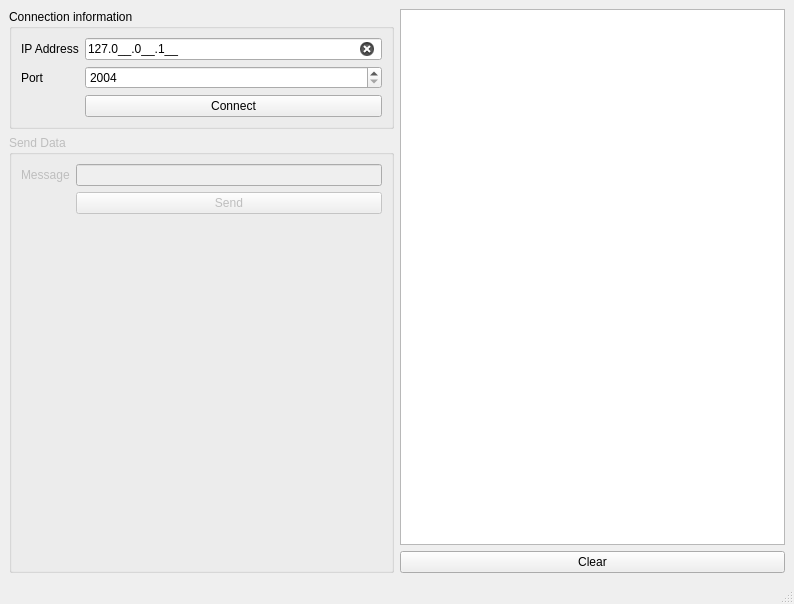
<?xml version="1.0" encoding="UTF-8"?>
<ui version="4.0">
 <class>MainWindow</class>
 <widget class="QMainWindow" name="MainWindow">
  <property name="geometry">
   <rect>
    <x>0</x>
    <y>0</y>
    <width>794</width>
    <height>604</height>
   </rect>
  </property>
  <property name="windowTitle">
   <string>MainWindow</string>
  </property>
  <property name="styleSheet">
   <string notr="true">#InIPAddress[state=&quot;0&quot;]{
	
	background-color: rgb(255, 0, 0);
}

#InIPAddress[state=&quot;1&quot;]{
	
	background-color: rgb(0, 255, 0);
}</string>
  </property>
  <widget class="QWidget" name="centralwidget">
   <layout class="QHBoxLayout" name="horizontalLayout">
    <item>
     <layout class="QVBoxLayout" name="verticalLayout_2">
      <item>
       <widget class="QGroupBox" name="groupBox">
        <property name="title">
         <string>Connection information</string>
        </property>
        <layout class="QFormLayout" name="formLayout">
         <item row="0" column="0">
          <widget class="QLabel" name="label">
           <property name="text">
            <string>IP Address</string>
           </property>
          </widget>
         </item>
         <item row="0" column="1">
          <widget class="QLineEdit" name="InIPAddress">
           <property name="inputMask">
            <string>000.000.000.000;_</string>
           </property>
           <property name="text">
            <string>127.0.0.1</string>
           </property>
           <property name="clearButtonEnabled">
            <bool>true</bool>
           </property>
           <property name="state" stdset="0">
            <string/>
           </property>
          </widget>
         </item>
         <item row="1" column="0">
          <widget class="QLabel" name="label_2">
           <property name="text">
            <string>Port</string>
           </property>
          </widget>
         </item>
         <item row="1" column="1">
          <widget class="QSpinBox" name="spnPort">
           <property name="minimum">
            <number>2004</number>
           </property>
           <property name="maximum">
            <number>12000</number>
           </property>
          </widget>
         </item>
         <item row="2" column="1">
          <widget class="QPushButton" name="btnConnect">
           <property name="text">
            <string>Connect</string>
           </property>
          </widget>
         </item>
        </layout>
       </widget>
      </item>
      <item>
       <widget class="QGroupBox" name="grpSendData">
        <property name="enabled">
         <bool>false</bool>
        </property>
        <property name="title">
         <string>Send Data</string>
        </property>
        <layout class="QFormLayout" name="formLayout_2">
         <item row="0" column="0">
          <widget class="QLabel" name="label_3">
           <property name="text">
            <string>Message</string>
           </property>
          </widget>
         </item>
         <item row="0" column="1">
          <widget class="QLineEdit" name="InMessage">
           <property name="inputMask">
            <string/>
           </property>
           <property name="text">
            <string/>
           </property>
           <property name="clearButtonEnabled">
            <bool>true</bool>
           </property>
           <property name="state" stdset="0">
            <string/>
           </property>
          </widget>
         </item>
         <item row="1" column="1">
          <widget class="QPushButton" name="btnSend">
           <property name="text">
            <string>Send</string>
           </property>
          </widget>
         </item>
         <item row="2" column="0" colspan="2">
          <spacer name="verticalSpacer">
           <property name="orientation">
            <enum>Qt::Vertical</enum>
           </property>
           <property name="sizeHint" stdset="0">
            <size>
             <width>20</width>
             <height>40</height>
            </size>
           </property>
          </spacer>
         </item>
        </layout>
       </widget>
      </item>
     </layout>
    </item>
    <item>
     <layout class="QVBoxLayout" name="verticalLayout">
      <item>
       <widget class="QListWidget" name="lstConsole"/>
      </item>
      <item>
       <widget class="QPushButton" name="btnClear">
        <property name="text">
         <string>Clear</string>
        </property>
       </widget>
      </item>
     </layout>
    </item>
   </layout>
  </widget>
  <widget class="QMenuBar" name="menubar">
   <property name="geometry">
    <rect>
     <x>0</x>
     <y>0</y>
     <width>794</width>
     <height>21</height>
    </rect>
   </property>
  </widget>
  <widget class="QStatusBar" name="statusbar"/>
 </widget>
 <resources/>
 <connections/>
</ui>
